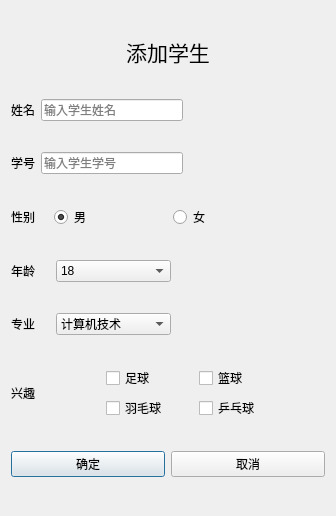
<?xml version="1.0" encoding="UTF-8"?>
<ui version="4.0">
 <class>add</class>
 <widget class="QDialog" name="add">
  <property name="geometry">
   <rect>
    <x>0</x>
    <y>0</y>
    <width>336</width>
    <height>516</height>
   </rect>
  </property>
  <property name="sizePolicy">
   <sizepolicy hsizetype="Preferred" vsizetype="Preferred">
    <horstretch>0</horstretch>
    <verstretch>0</verstretch>
   </sizepolicy>
  </property>
  <property name="windowTitle">
   <string>add</string>
  </property>
  <layout class="QVBoxLayout" name="verticalLayout">
   <item>
    <widget class="QLabel" name="label">
     <property name="sizePolicy">
      <sizepolicy hsizetype="Preferred" vsizetype="Fixed">
       <horstretch>0</horstretch>
       <verstretch>0</verstretch>
      </sizepolicy>
     </property>
     <property name="baseSize">
      <size>
       <width>0</width>
       <height>0</height>
      </size>
     </property>
     <property name="text">
      <string>&lt;html&gt;&lt;head/&gt;&lt;body&gt;&lt;p align=&quot;center&quot;&gt;&lt;span style=&quot; font-size:16pt;&quot;&gt;添加学生&lt;/span&gt;&lt;/p&gt;&lt;/body&gt;&lt;/html&gt;</string>
     </property>
     <property name="textFormat">
      <enum>Qt::AutoText</enum>
     </property>
     <property name="alignment">
      <set>Qt::AlignCenter</set>
     </property>
    </widget>
   </item>
   <item>
    <layout class="QHBoxLayout" name="horizontalLayout">
     <item>
      <widget class="QLabel" name="label_2">
       <property name="text">
        <string>姓名</string>
       </property>
      </widget>
     </item>
     <item>
      <widget class="QLineEdit" name="name">
       <property name="dragEnabled">
        <bool>false</bool>
       </property>
       <property name="placeholderText">
        <string>输入学生姓名</string>
       </property>
       <property name="clearButtonEnabled">
        <bool>true</bool>
       </property>
      </widget>
     </item>
     <item>
      <spacer name="horizontalSpacer">
       <property name="orientation">
        <enum>Qt::Horizontal</enum>
       </property>
       <property name="sizeHint" stdset="0">
        <size>
         <width>40</width>
         <height>20</height>
        </size>
       </property>
      </spacer>
     </item>
    </layout>
   </item>
   <item>
    <layout class="QHBoxLayout" name="horizontalLayout_2">
     <item>
      <widget class="QLabel" name="label_3">
       <property name="text">
        <string>学号</string>
       </property>
      </widget>
     </item>
     <item>
      <widget class="QLineEdit" name="number">
       <property name="placeholderText">
        <string>输入学生学号</string>
       </property>
       <property name="clearButtonEnabled">
        <bool>true</bool>
       </property>
      </widget>
     </item>
     <item>
      <spacer name="horizontalSpacer_2">
       <property name="orientation">
        <enum>Qt::Horizontal</enum>
       </property>
       <property name="sizeHint" stdset="0">
        <size>
         <width>40</width>
         <height>20</height>
        </size>
       </property>
      </spacer>
     </item>
    </layout>
   </item>
   <item>
    <layout class="QHBoxLayout" name="horizontalLayout_3" stretch="1,3,3,0">
     <item>
      <widget class="QLabel" name="label_4">
       <property name="text">
        <string>性别</string>
       </property>
      </widget>
     </item>
     <item>
      <widget class="QRadioButton" name="male">
       <property name="text">
        <string>男</string>
       </property>
       <property name="checked">
        <bool>true</bool>
       </property>
       <attribute name="buttonGroup">
        <string notr="true">sexGroup</string>
       </attribute>
      </widget>
     </item>
     <item>
      <widget class="QRadioButton" name="maden">
       <property name="text">
        <string>女</string>
       </property>
       <attribute name="buttonGroup">
        <string notr="true">sexGroup</string>
       </attribute>
      </widget>
     </item>
     <item>
      <spacer name="horizontalSpacer_3">
       <property name="orientation">
        <enum>Qt::Horizontal</enum>
       </property>
       <property name="sizeHint" stdset="0">
        <size>
         <width>40</width>
         <height>20</height>
        </size>
       </property>
      </spacer>
     </item>
    </layout>
   </item>
   <item>
    <layout class="QHBoxLayout" name="horizontalLayout_4" stretch="1,3,4">
     <item>
      <widget class="QLabel" name="label_5">
       <property name="text">
        <string>年龄</string>
       </property>
      </widget>
     </item>
     <item>
      <widget class="QComboBox" name="age">
       <item>
        <property name="text">
         <string>18</string>
        </property>
       </item>
       <item>
        <property name="text">
         <string>19</string>
        </property>
       </item>
       <item>
        <property name="text">
         <string>20</string>
        </property>
       </item>
       <item>
        <property name="text">
         <string>21</string>
        </property>
       </item>
       <item>
        <property name="text">
         <string>22</string>
        </property>
       </item>
       <item>
        <property name="text">
         <string>23</string>
        </property>
       </item>
       <item>
        <property name="text">
         <string>24</string>
        </property>
       </item>
      </widget>
     </item>
     <item>
      <spacer name="horizontalSpacer_4">
       <property name="orientation">
        <enum>Qt::Horizontal</enum>
       </property>
       <property name="sizeHint" stdset="0">
        <size>
         <width>28</width>
         <height>20</height>
        </size>
       </property>
      </spacer>
     </item>
    </layout>
   </item>
   <item>
    <layout class="QHBoxLayout" name="horizontalLayout_5" stretch="1,3,4">
     <item>
      <widget class="QLabel" name="label_7">
       <property name="text">
        <string>专业</string>
       </property>
      </widget>
     </item>
     <item>
      <widget class="QComboBox" name="major">
       <item>
        <property name="text">
         <string>计算机技术</string>
        </property>
       </item>
       <item>
        <property name="text">
         <string>网络工程</string>
        </property>
       </item>
       <item>
        <property name="text">
         <string>信息管理</string>
        </property>
       </item>
      </widget>
     </item>
     <item>
      <spacer name="horizontalSpacer_5">
       <property name="orientation">
        <enum>Qt::Horizontal</enum>
       </property>
       <property name="sizeHint" stdset="0">
        <size>
         <width>40</width>
         <height>20</height>
        </size>
       </property>
      </spacer>
     </item>
    </layout>
   </item>
   <item>
    <layout class="QHBoxLayout" name="horizontalLayout_6" stretch="2,4,0">
     <item>
      <widget class="QLabel" name="label_6">
       <property name="text">
        <string>兴趣</string>
       </property>
      </widget>
     </item>
     <item>
      <layout class="QGridLayout" name="gridLayout">
       <item row="0" column="0">
        <widget class="QCheckBox" name="checkBox">
         <property name="text">
          <string>足球</string>
         </property>
         <attribute name="buttonGroup">
          <string notr="true">insGroup</string>
         </attribute>
        </widget>
       </item>
       <item row="0" column="1">
        <widget class="QCheckBox" name="checkBox_2">
         <property name="text">
          <string>篮球</string>
         </property>
         <attribute name="buttonGroup">
          <string notr="true">insGroup</string>
         </attribute>
        </widget>
       </item>
       <item row="1" column="0">
        <widget class="QCheckBox" name="checkBox_3">
         <property name="text">
          <string>羽毛球</string>
         </property>
         <attribute name="buttonGroup">
          <string notr="true">insGroup</string>
         </attribute>
        </widget>
       </item>
       <item row="1" column="1">
        <widget class="QCheckBox" name="checkBox_4">
         <property name="text">
          <string>乒乓球</string>
         </property>
         <attribute name="buttonGroup">
          <string notr="true">insGroup</string>
         </attribute>
        </widget>
       </item>
      </layout>
     </item>
     <item>
      <spacer name="horizontalSpacer_6">
       <property name="orientation">
        <enum>Qt::Horizontal</enum>
       </property>
       <property name="sizeHint" stdset="0">
        <size>
         <width>40</width>
         <height>20</height>
        </size>
       </property>
      </spacer>
     </item>
    </layout>
   </item>
   <item>
    <layout class="QHBoxLayout" name="horizontalLayout_7">
     <item>
      <widget class="QPushButton" name="ok">
       <property name="text">
        <string>确定</string>
       </property>
      </widget>
     </item>
     <item>
      <widget class="QPushButton" name="cancel">
       <property name="text">
        <string>取消</string>
       </property>
      </widget>
     </item>
    </layout>
   </item>
  </layout>
 </widget>
 <layoutdefault spacing="6" margin="11"/>
 <resources/>
 <connections/>
 <buttongroups>
  <buttongroup name="sexGroup"/>
  <buttongroup name="insGroup">
   <property name="exclusive">
    <bool>false</bool>
   </property>
  </buttongroup>
 </buttongroups>
</ui>
